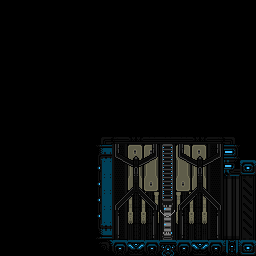

Rendered tile map (Tiled .tmx) drawn with the repository's tilesets; below, a short description and the map source with its tile grids summarised:
An orthogonal 16x16 tile map with 16x16 px tiles, 3 tile layers (wall, main, fg doodads), 2 tilesets and 1 object (r_0).

<map version="1.0" orientation="orthogonal" renderorder="right-down" width="16" height="16" tilewidth="16" tileheight="16" nextobjectid="7">
 <properties>
  <property name="isStart" type="bool" value="true" />
 </properties>
 <tileset firstgid="1" source="../corpus.tsx" />
 <tileset firstgid="12097" source="../../connectors.tsx" />
 <layer name="wall" width="16" height="16">
  <data>[256 cells, 50 non-empty, 23 distinct tile ids]</data>
 </layer>
 <layer name="main" width="16" height="16">
  <data>[256 cells, 28 non-empty, 17 distinct tile ids]</data>
 </layer>
 <objectgroup name="connectors">
  <object id="6" type="r_0" gid="12099" x="240" y="176" width="16" height="16" />
 </objectgroup>
 <layer name="fg doodads" width="16" height="16">
  <data>[256 cells, 36 non-empty, 18 distinct tile ids]</data>
 </layer>
</map>
